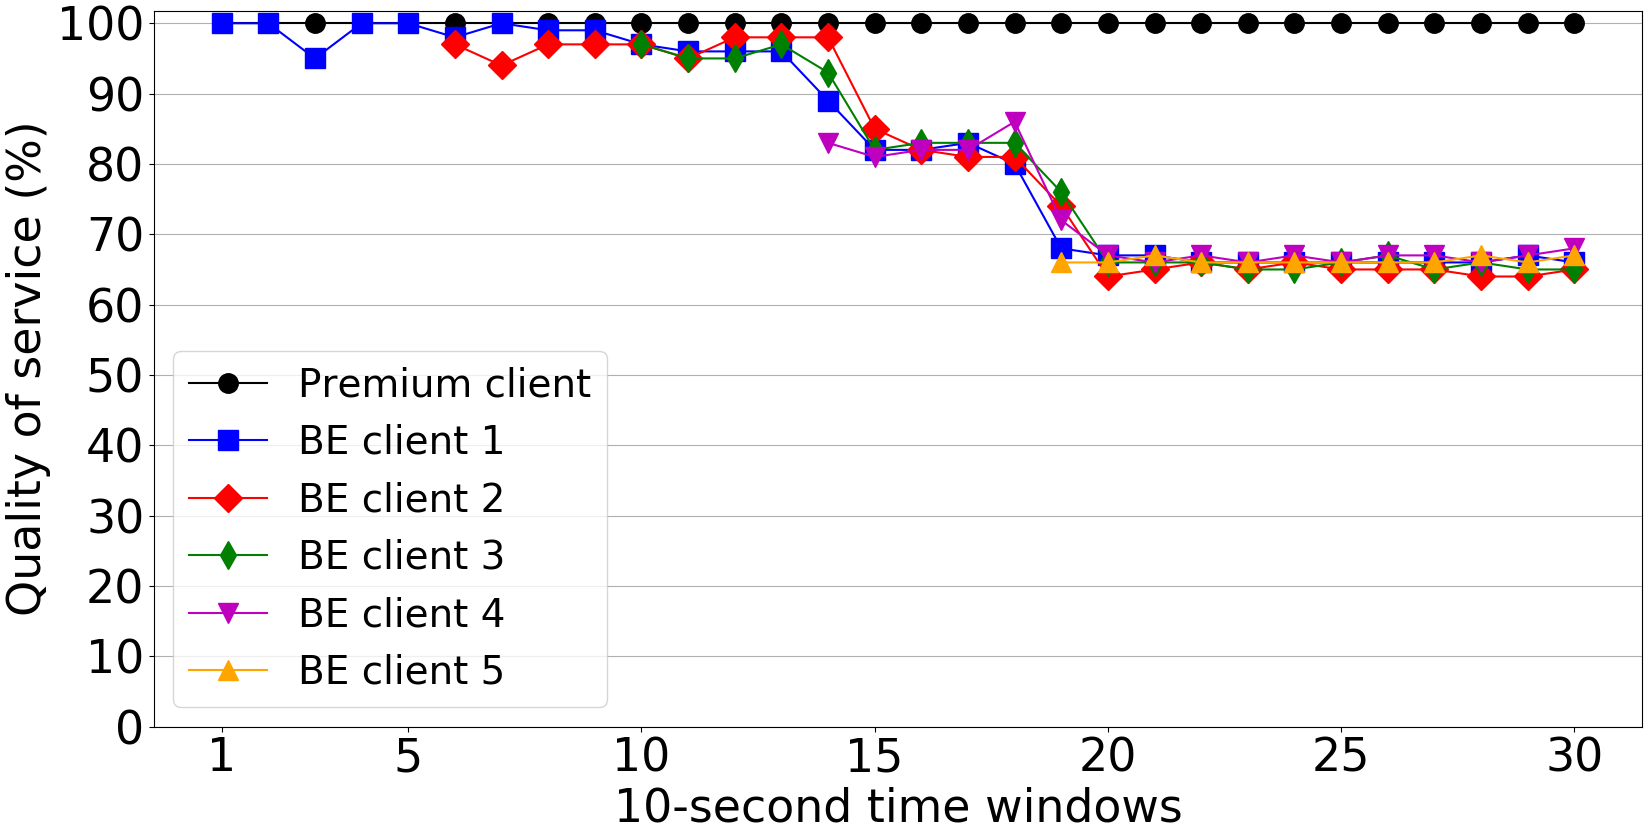

Write Python code to recreate this figure.
import matplotlib.pyplot as plt

def find_between(s, first, last):

	try:
		start = s.index(first) + len(first)
		end = s.index(last, start)
		return s[start:end]
	except ValueError:
		return ""

def file_cropper(filepremium, filetrash):

	premium_values = []
	trash_values = []

	with open(filepremium, 'rb') as fp:

		for line in fp:

			temp_text = line.replace(" ", "")

			if "TXpackets" in temp_text:
				bytes_premium = find_between(temp_text, "bytes", "(").split('/')
				bytes_premium = bytes_premium[0]
				premium_values.append(bytes_premium)

	with open(filetrash, 'rb') as ft:

		for line in ft:

			temp_text = line.replace(" ", "")

			if "TXpackets" in temp_text:
				bytes_trash = find_between(temp_text, "bytes", "(").split('/')
				bytes_trash = bytes_trash[0]
				trash_values.append(bytes_trash)

	temp_premium_values = []
	temp_trash_values = []

	results = []

	for index in range(0, len (premium_values), 10):

		if(len (premium_values) - index < 10):
			break

		temp_premium = (premium_values[index: index + 10])
		temp_premium_values.append(sum(int(i) for i in temp_premium))

		temp_trash = trash_values[index: index + 10]
		temp_trash_values.append(sum(int(i) for i in temp_trash))

	list_premium = []
	list_trash = []

	for index in range(len(temp_premium_values)):

		if(index == 0):

			premiumbytes = temp_premium_values[index]
			list_premium.append(premiumbytes)
			trashbytes = temp_trash_values[index]
			list_trash.append(trashbytes)

		else:

			premiumbytes = temp_premium_values[index] - temp_premium_values[index - 1]
			list_premium.append(premiumbytes)
			trashbytes = temp_trash_values[index] - temp_trash_values[index - 1]
			list_trash.append(trashbytes)

	for index in range(len(temp_premium_values)):

		premiumbytes = list_premium[index]
		trashbytes = list_trash[index]

		if((premiumbytes == 0) or (trashbytes >= premiumbytes)):
			results.append(100)

		else:

			if(((trashbytes * 100) / premiumbytes) >= 100):
				results.append(100)

			else:
				results.append((trashbytes * 100) / premiumbytes)

	return results

def main ():

	first_set = file_cropper("ctn11_net_stats.txt", "ctn16_net_stats.txt")
	second_set = file_cropper("ctn12_net_stats.txt", "ctn17_net_stats.txt")
	third_set = file_cropper("ctn13_net_stats.txt", "ctn18_net_stats.txt")
	fourth_set = file_cropper("ctn14_net_stats.txt", "ctn19_net_stats.txt")
	fifth_set = file_cropper("ctn15_net_stats.txt", "ctn20_net_stats.txt")

	x1_Trash = [1]
	x2_Trash = [6]
	x3_Trash = [10]
	x4_Trash = [14]
	x5_Trash = [19]

	x_Premium = [1]
	y_Premium = [100]

	for index in range (2, 31):
		x1_Trash.append(index)

	for index in range (7, 31):
		x2_Trash.append(index)

	for index in range (11, 31):
		x3_Trash.append(index)

	for index in range (15, 31):
		x4_Trash.append(index)

	for index in range (20, 31):
		x5_Trash.append(index)

	for index in range (1, 31):
		x_Premium.append(index)
		y_Premium.append(100)

	x_axis = [1, 5, 10, 15, 20, 25, 30]

	fig, ax = plt.subplots()

	ax.plot(x_Premium, y_Premium, color='black', marker='o', markerfacecolor='black', markersize = 14, label="Premium client")
	ax.plot(x1_Trash, first_set, color='b', marker='s', markersize = 14, label="BE client 1")
	ax.plot(x2_Trash, second_set, color='r', marker='D', markersize = 14, label="BE client 2")
	ax.plot(x3_Trash, third_set, color='g', marker='d', markersize = 14, label="BE client 3")
	ax.plot(x4_Trash, fourth_set, color='m', marker='v', markersize = 14, label="BE client 4")
	ax.plot(x5_Trash, fifth_set, color='orange', marker='^', markersize = 14, label="BE client 5")

	y_axis = [0, 10, 20, 30, 40, 50, 60, 70, 80, 90, 100]
	plt.xticks(x_axis)
	plt.yticks(y_axis)
	plt.xlabel('10-second time windows', fontsize = 33)
	plt.ylabel('Quality of service (%)', fontsize = 33)
	plt.tick_params(labelsize = 33)
	plt.legend(fontsize = 28, loc='lower left')
	ax = plt.gca()
	ax.grid(axis='y')
	plt.show()

if __name__ == '__main__':
	main()
